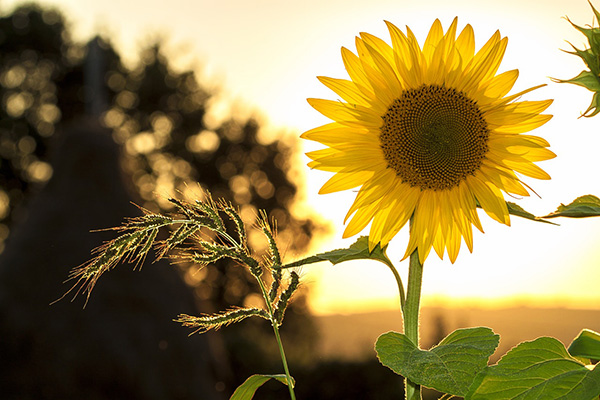
#> input picture images/sunflower.jpg, 600 x 400 px, found by its file name
$ python thresholding_morphology.py
#> lines starting #> are read from the running program, lines starting #| are printed output that depends on the picture; after the words box and inside, x2 and y2 are one past the last pixel; in counts of white or black regions, pixels touching at a corner belong together
import cv2 as cv
import numpy as np


img = cv.imread("./images/sunflower.jpg")
#> img is the input picture: shape (400, 600, 3); mean B, G, R 78.6, 128.9, 146.8


# 1. Global thresholding, applies same threshold to all pixels
gray = cv.cvtColor(img, cv.COLOR_BGR2GRAY)
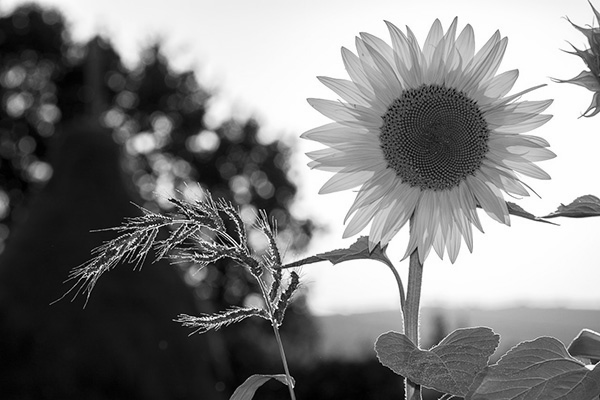
#> gray: shape (400, 600); min 0, max 255, mean 128.5
threshold_used, binary = cv.threshold(gray, 127, 255, cv.THRESH_BINARY)
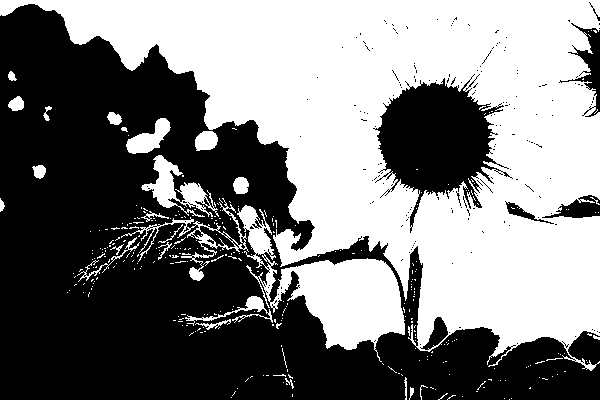
#> binary: shape (400, 600); 48.8% white; 325 white regions (297 under 20 px), largest, box (x1, y1, x2, y2) and area: (0, 0, 600, 371) 101011, (237, 205, 405, 362) 9108, (141, 155, 219, 217) 1639

cv.imshow("Global threshold", binary)


# 2. Otsu's thresholding, uses images intensity histogram to find a threshold value
threshold_used, otsu = cv.threshold(gray, 0, 255, cv.THRESH_BINARY + cv.THRESH_OTSU)
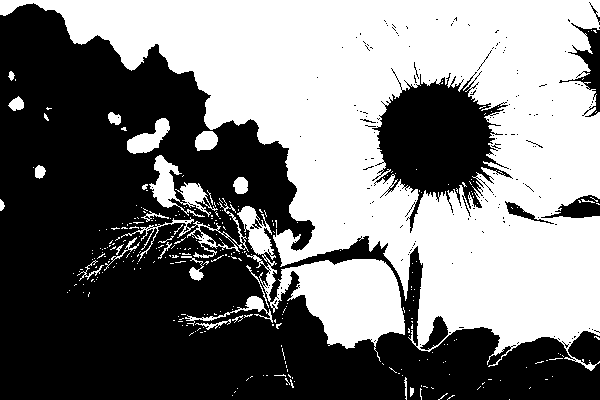
#> otsu: shape (400, 600); 48% white; 309 white regions (281 under 20 px), largest, box (x1, y1, x2, y2) and area: (0, 0, 600, 371) 99889, (237, 206, 405, 362) 8913, (149, 155, 218, 217) 1467
#> threshold_used = 131
cv.imshow("Otsu's thresholding", otsu)

# 3. Morphology

#erosion thickens darker areas
kernel = np.ones((7,7), np.uint8)
eroded =  cv.erode(otsu, kernel, iterations=1)
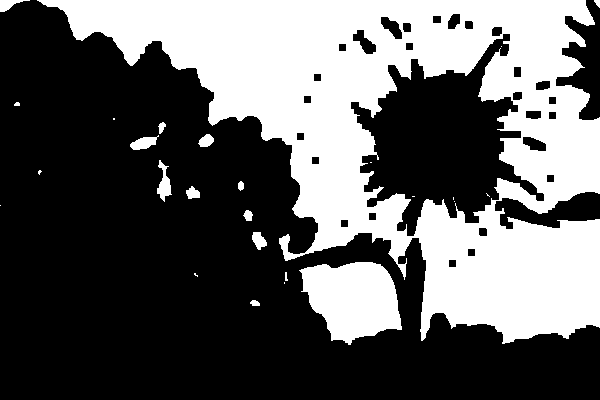
#> eroded: shape (400, 600); 37.6% white; 26 white regions (11 under 20 px), largest, box (x1, y1, x2, y2) and area: (37, 0, 600, 344) 82740, (299, 262, 402, 345) 5947, (157, 160, 172, 202) 302
cv.imshow('Eroded otsu', eroded)

#dilation thickens white areas
dilated = cv.dilate(otsu, kernel,iterations = 1)
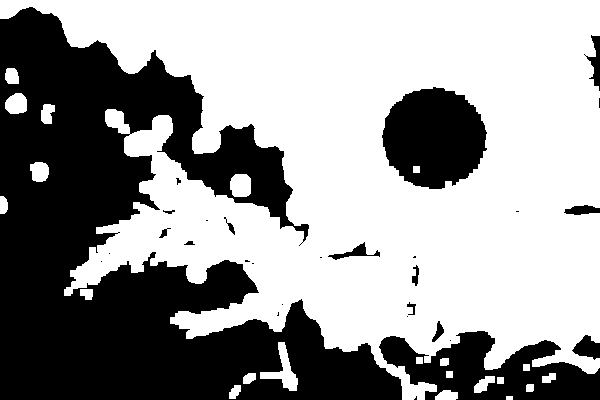
#> dilated: shape (400, 600); 60.2% white; 29 black regions (15 under 20 px), largest, box (x1, y1, x2, y2) and area: (0, 7, 402, 400) 77376, (379, 331, 600, 400) 8452, (382, 87, 487, 189) 8042
cv.imshow("Dilated otsu", dilated)


cv.waitKey(0)
